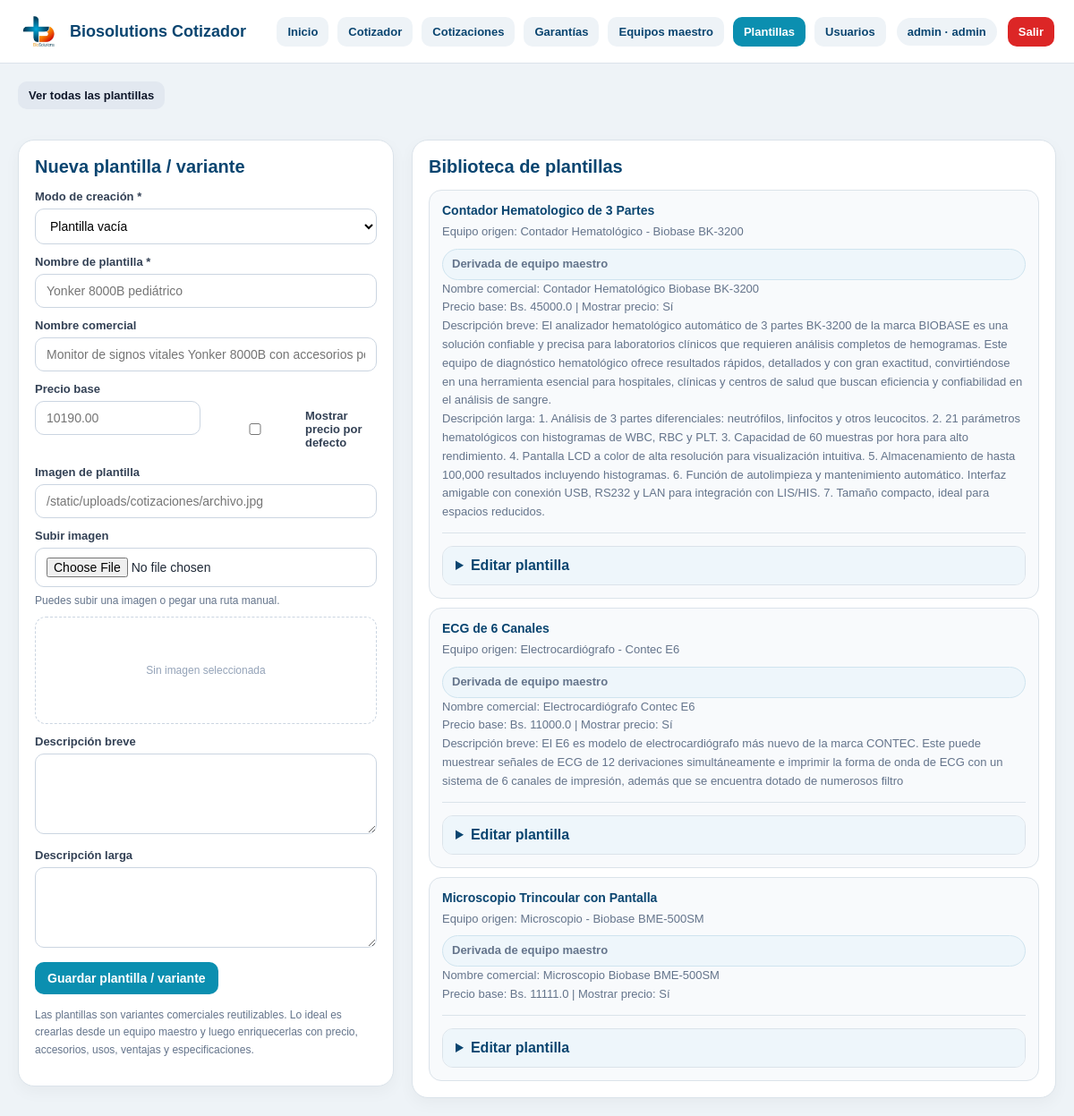
Page /plantillas (signed in) on the earlier database version.
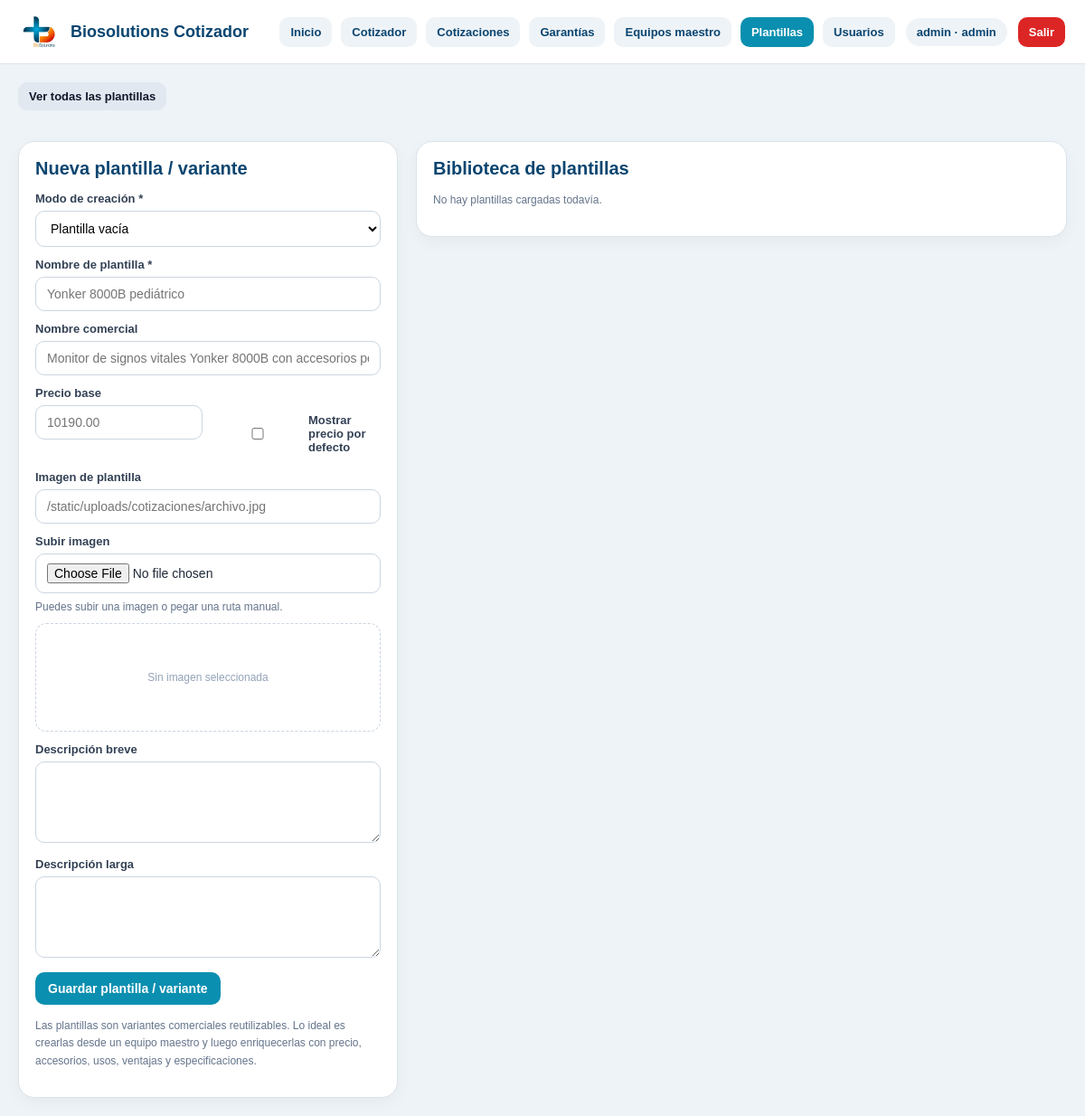
Same page on the later database version.
### tables this page shows
CREATE TABLE plantillas (
    id INTEGER PRIMARY KEY AUTOINCREMENT,
    equipo_id INTEGER,
    nombre_plantilla TEXT NOT NULL,
    nombre_comercial TEXT,
    descripcion_breve TEXT,
    descripcion_larga TEXT,
    imagen TEXT,
    precio_base REAL DEFAULT 0,
    mostrar_precio_por_defecto INTEGER DEFAULT 0,
    activo INTEGER DEFAULT 1,
    FOREIGN KEY (equipo_id) REFERENCES equipos(id) ON DELETE SET NULL
);

CREATE TABLE equipos (
    id INTEGER PRIMARY KEY AUTOINCREMENT,
    nombre TEXT NOT NULL,
    marca TEXT,
    modelo TEXT,
    origen TEXT,
    garantia_base TEXT,
    descripcion_breve TEXT,
    descripcion_larga TEXT,
    imagen TEXT,
    precio_base REAL,
    mostrar_precio_por_defecto INTEGER DEFAULT 0,
    activo INTEGER DEFAULT 1
);

### app.py (the view, shortened to what this page needs)
@app.route("/plantillas")
@login_required
def plantillas_page():
    conn = get_db_connection()
    equipo_id_raw = (request.args.get("equipo_id") or "").strip()
    action = (request.args.get("action") or "").strip().lower()
    if action not in {"create", "view"}:
        action = ""
    equipo_id = None
    if equipo_id_raw:
        try:
            equipo_id = int(equipo_id_raw)
        except ValueError:
            equipo_id = None
    equipos = conn.execute("""
        SELECT *
        FROM equipos
        WHERE activo = 1
        ORDER BY id DESC
    """).fetchall()
    selected_equipo = None
    filter_by_equipo = bool(equipo_id and action == "view")
    if filter_by_equipo:
        plantillas_rows = conn.execute("""
            SELECT p.*, e.nombre AS equipo_nombre, e.marca AS equipo_marca, e.modelo AS equipo_modelo
            FROM plantillas p
            LEFT JOIN equipos e ON e.id = p.equipo_id
            WHERE p.activo = 1
              AND p.equipo_id = ?
            ORDER BY p.id DESC
        """, (equipo_id,)).fetchall()
    else:
        plantillas_rows = conn.execute("""
            SELECT p.*, e.nombre AS equipo_nombre, e.marca AS equipo_marca, e.modelo AS equipo_modelo
            FROM plantillas p
            LEFT JOIN equipos e ON e.id = p.equipo_id
            WHERE p.activo = 1
            ORDER BY p.id DESC
        """).fetchall()
    plantillas = []
    for p in plantillas_rows:
        children = get_plantilla_children(conn, p["id"])
        plantilla_dict = dict(p)
        plantilla_dict["imagen"] = normalize_image_path_for_db(plantilla_dict.get("imagen") or "")
        plantilla_dict["imagen_url"] = build_public_image_url(plantilla_dict.get("imagen") or "")
        plantilla_dict["especificaciones"] = [dict(x) for x in children["especificaciones"]]
        plantilla_dict["usos"] = [dict(x) for x in children["usos"]]
        plantilla_dict["accesorios"] = [dict(x) for x in children["accesorios"]]
        plantilla_dict["ventajas"] = [dict(x) for x in children["ventajas"]]
        plantillas.append(plantilla_dict)
    equipos_json = []
    for e in equipos:
        nombre = (e["nombre"] or "").strip()
        marca = (e["marca"] or "").strip()
        modelo = (e["modelo"] or "").strip()
        nombre_comercial_base = " ".join(
            part for part in [nombre, marca, modelo] if part
        ).strip()
        equipos_json.append({
            "id": e["id"],
            "nombre": nombre,
            "marca": marca,
            "modelo": modelo,
            "origen": (e["origen"] or "").strip(),
            "garantia_base": (e["garantia_base"] or "").strip(),
            "imagen": (e["imagen"] or "").strip(),
            "descripcion_breve": (e["descripcion_breve"] or "").strip(),
            "descripcion_larga": (e["descripcion_larga"] or "").strip(),
            "nombre_comercial_base": nombre_comercial_base
        })
    conn.close()
    return render_template(
        "plantillas.html",
        equipos=equipos,
        equipos_json=equipos_json,
        plantillas=plantillas,
        active_page="plantillas",
        selected_equipo=selected_equipo,
        selected_equipo_id=equipo_id,
        current_action=action,
        filter_by_equipo=filter_by_equipo
    )

### app.py (called while the page is built)
def normalize_image_path_for_db(image_value):
    image_value = (image_value or "").strip()
    if not image_value:
        return ""
    if image_value.startswith("/static/"):
        return image_value.replace("/static/", "", 1)
    if image_value.startswith("static/"):
        return image_value.replace("static/", "", 1)
    return image_value

def build_public_image_url(image_value):
    image_value = normalize_image_path_for_db(image_value)
    if not image_value:
        return ""
    return f"/static/{image_value}"

def get_db_connection():
    conn = sqlite3.connect(DB_PATH, timeout=10)
    conn.row_factory = sqlite3.Row
    return conn

def get_current_user():
    user_id = session.get("user_id")
    if not user_id:
        return None
    conn = get_db_connection()
    user = conn.execute("""
        SELECT id, username, nombre, rol, activo
        FROM usuarios
        WHERE id = ? AND activo = 1
    """, (user_id,)).fetchone()
    conn.close()
    return user

@app.context_processor
def inject_auth_context():
    user = get_current_user()
    return {
        "current_user": user,
        "current_role": user["rol"] if user else None
    }

### templates/plantillas.html (shortened to what the changed rows need)
{% extends "base.html" %}
{% block content %}
<div class="page-grid">
  <section class="page-card">
    <h2>{% if current_role in ['admin', 'editor'] %}Nueva plantilla / variante{% else %}Detalle del módulo{% endif %}</h2>
  </section>
  <section class="page-card">
    <h2>Biblioteca de plantillas</h2>
    {% if plantillas %}
      <div class="lib-list">
        {% for p in plantillas %}
          <div class="lib-card">
            <strong>{{ p["nombre_plantilla"] }}</strong>
            <span>
              Equipo origen:
              {% if p["equipo_nombre"] %}
                {{ p["equipo_nombre"] }}
                {% if p["equipo_marca"] %} - {{ p["equipo_marca"] }}{% endif %}
                {% if p["equipo_modelo"] %} {{ p["equipo_modelo"] }}{% endif %}
              {% else %}
                Plantilla vacía / sin equipo maestro base
              {% endif %}
            </span>
            {% if p["equipo_nombre"] %}
              <span class="origin-pill">Derivada de equipo maestro</span>
            {% endif %}
            {% if p["nombre_comercial"] %}
              <span>Nombre comercial: {{ p["nombre_comercial"] }}</span>
            {% endif %}
            <span>
              Precio base: Bs. {{ p["precio_base"] or 0 }}
              {% if p["mostrar_precio_por_defecto"] %} | Mostrar precio: Sí{% else %} | Mostrar precio: No{% endif %}
            </span>
            {% if p["descripcion_breve"] %}
              <span>Descripción breve: {{ p["descripcion_breve"] }}</span>
            {% endif %}
            {% if p["descripcion_larga"] %}
              <span>Descripción larga: {{ p["descripcion_larga"] }}</span>
            {% endif %}
            {% if current_role in ['admin', 'editor'] %}
            <div class="edit-card">
              <details>
                <summary>Editar plantilla</summary>
              </details>
            </div>
             {% endif %}
          </div>
        {% endfor %}
      </div>
    {% else %}
      <p class="tiny-note">No hay plantillas cargadas todavía.</p>
    {% endif %}
  </section>
</div>
{% endblock %}

Differences in the rows shown:
no longer on this page (row edited): plantillas: nombre_plantilla "Contador Hematologico de 3 Partes", equipo_nombre "Contador Hematológico", equipo_marca "Biobase", equipo_modelo "BK-3200", nombre_comercial "Contador Hematológico Biobase BK-3200", precio_base "45000.0", mostrar_precio_por_defecto "| Mostrar precio: Sí", descripcion_breve "El analizador hematológico automático de 3 partes BK-3200 de la marca BIOBASE es una solución confiable y precisa para laboratorios clínicos que requieren análisis completos de hemogramas. Este equipo de diagnóstico hematológico ofrece resultados rápidos, detallados y con gran exactitud, convirtiéndose en una herramienta esencial para hospitales, clínicas y centros de salud que buscan eficiencia y confiabilidad en el análisis de sangre.", descripcion_larga "1. Análisis de 3 partes diferenciales: neutrófilos, linfocitos y otros leucocitos. 2. 21 parámetros hematológicos con histogramas de WBC, RBC y PLT. 3. Capacidad de 60 muestras por hora para alto rendimiento. 4. Pantalla LCD a color de alta resolución para visualización intuitiva. 5. Almacenamiento de hasta 100,000 resultados incluyendo histogramas. 6. Función de autolimpieza y mantenimiento automático. Interfaz amigable con conexión USB, RS232 y LAN para integración con LIS/HIS. 7. Tamaño compacto, ideal para espacios reducidos."
no longer on this page (row edited): plantillas: nombre_plantilla "ECG de 6 Canales", equipo_nombre "Electrocardiógrafo", equipo_marca "Contec", equipo_modelo "E6", nombre_comercial "Electrocardiógrafo Contec E6", precio_base "11000.0", mostrar_precio_por_defecto "| Mostrar precio: Sí", descripcion_breve "El E6 es modelo de electrocardiógrafo más nuevo de la marca CONTEC. Este puede muestrear señales de ECG de 12 derivaciones simultáneamente e imprimir la forma de onda de ECG con un sistema de 6 canales de impresión, además que se encuentra dotado de numerosos filtro"
no longer on this page (row edited): plantillas: nombre_plantilla "Microscopio Trincoular con Pantalla", equipo_nombre "Microscopio", equipo_marca "Biobase", equipo_modelo "BME-500SM", nombre_comercial "Microscopio Biobase BME-500SM", precio_base "11111.0", mostrar_precio_por_defecto "| Mostrar precio: Sí"
Other differences:
text now shown: "No hay plantillas cargadas todavía."
